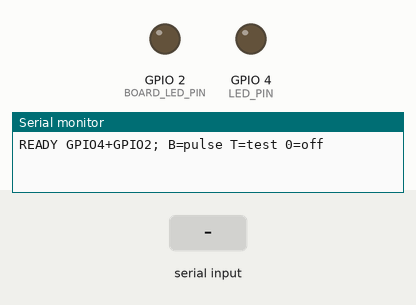
Recording of a sketch running on a simulated ESP32. On the bench: output pins drawn as LEDs (lit = HIGH), the last lines printed to the serial monitor. Dashed ring = blinking. The test bench sets the inputs (shaded band).

Above: at 1.2 s.
1.3 s: "T" received over Serial
At 1.31 s:
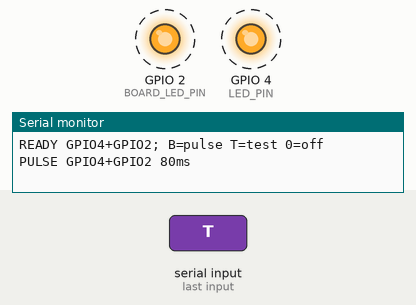
4.3 s: "0" received over Serial
Timing chart, 0 to 7.3 s (numbered marks = the images above; inputs shaded):
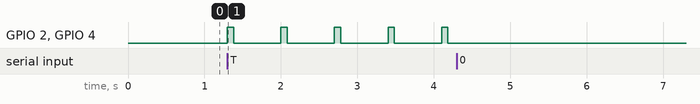

The sketch:

esp32_led_usb.ino
```cpp
// GPIO4 -> LED anode; LED cathode -> 220 ohm to 1k ohm -> GND.
// Serial commands: B = one 80ms pulse; T = five test pulses; 0 = off.
constexpr int LED_PIN = 4;
constexpr int BOARD_LED_PIN = 2;
void setLeds(bool on) {
  digitalWrite(LED_PIN, on ? HIGH : LOW);
  digitalWrite(BOARD_LED_PIN, on ? HIGH : LOW);
}
unsigned long offAt = 0, nextAt = 0;
int pending = 0;
void setup() {
  pinMode(LED_PIN, OUTPUT);
  pinMode(BOARD_LED_PIN, OUTPUT);
  setLeds(false);
  Serial.begin(115200);
  Serial.println("READY GPIO4+GPIO2; B=pulse T=test 0=off");
}
void loop() {
  while (Serial.available()) {
    char cmd = Serial.read();
    if (cmd == 'B') { pending = 1; nextAt = millis(); }
    if (cmd == 'T') { pending = 5; nextAt = millis(); }
    if (cmd == '0') { pending = 0; offAt = 0; setLeds(false); Serial.println("OFF"); }
  }
  unsigned long now = millis();
  if (offAt && (long)(now - offAt) >= 0) { setLeds(false); offAt = 0; }
  if (pending && (long)(now - nextAt) >= 0) {
    setLeds(true); offAt = now + 80; nextAt = now + 700; pending--;
    Serial.println("PULSE GPIO4+GPIO2 80ms");
  }
}
```

Measured:
- after the input at 1.3 s, GPIO 2 (BOARD_LED_PIN), GPIO 4 (LED_PIN): alternates HIGH for 0.08 s and LOW for 0.62 s, starting at once
